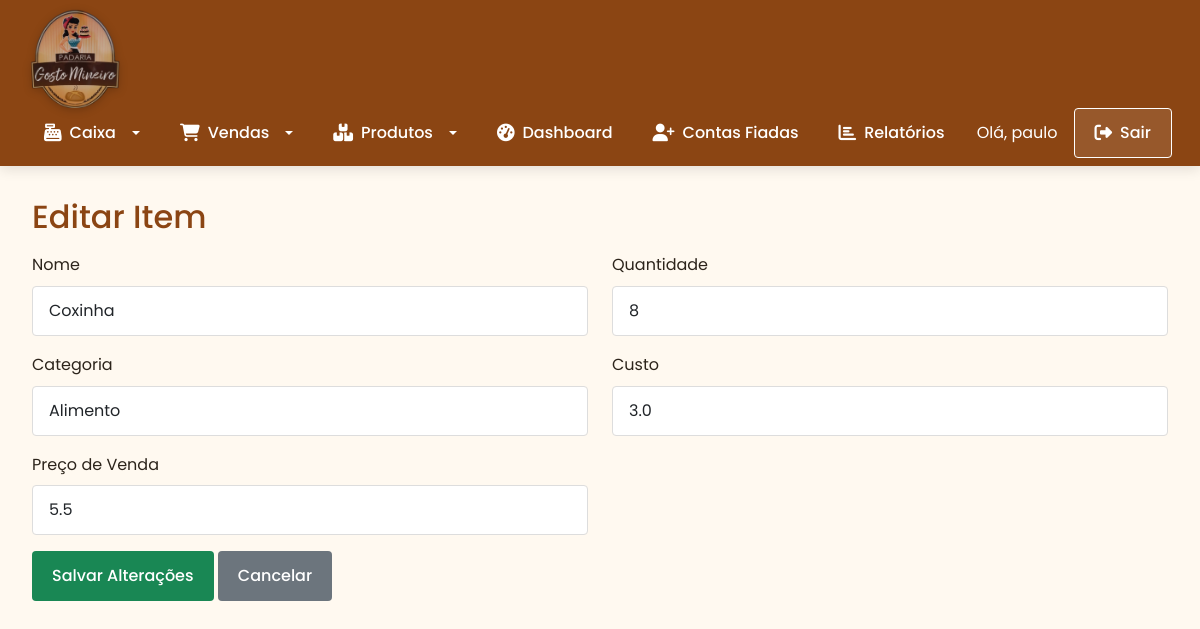
The app's page /editar_item/2 (signed in), older data.
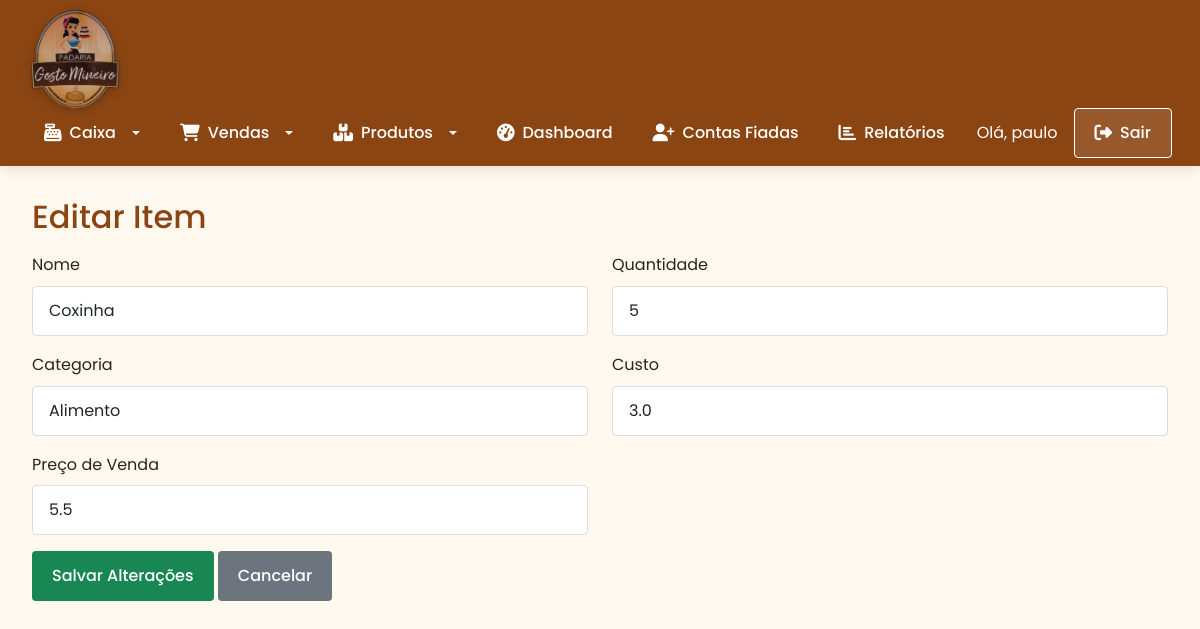
The same page, newer data.
### tables this page shows
CREATE TABLE itens (
    id INTEGER PRIMARY KEY AUTOINCREMENT,
    nome TEXT NOT NULL,
    quantidade INTEGER NOT NULL,
    categoria TEXT NOT NULL,
    custo REAL NOT NULL,
    venda REAL NOT NULL
);

### app.py (the view, shortened to what this page needs)
@app.route('/editar_item/<int:item_id>', methods=['GET', 'POST'])
@login_required
def editar_item(item_id):
    db = get_db()
    item = db.execute('SELECT * FROM itens WHERE id = ?', (item_id,)).fetchone()
    if not item:
        flash("Item não encontrado.")
        return redirect(url_for('estoque'))
    return render_template('editar_item.html', item=item)

### app.py (called while the page is built)
@app.before_request
def make_session_permanent():
    session.permanent = True  # Ativa expiração da sessão

@login_manager.user_loader
def load_user(user_id):
    db = get_db()
    cur = db.execute('SELECT * FROM usuarios WHERE id = ?', (user_id,))
    user = cur.fetchone()
    if user:
        return User(user[0], user[1], user[3])
    return None

### database.py (called while the page is built)
def get_db():
    db = getattr(g, '_database', None)
    if db is None:
        db = g._databse = sqlite3.connect(DATABASE)
        db.row_factory = sqlite3.Row
    return db

def close_connection(exception):
    db = getattr(g, '_database', None)
    if db is not None:
        db.close()

### templates/editar_item.html (shortened to what this page needs)
{% extends "base.html" %}
{% block content %}
<h2>Editar Item</h2>
<form method="POST">
    <div class="row mb-3">
        <div class="col-md-6">
            <label class="form-label" for="nome">Nome</label>
            <input type="text" name="nome" id="nome" value="{{ item[1] }}" class="form-control" required>
        </div>
        <div class="col-md-6">
            <label class="form-label" for="quantidade">Quantidade</label>
            <input type="number" name="quantidade" id="quantidade" value="{{ item[2] }}" class="form-control" required>
        </div>
    </div>
    <div class="row mb-3">
        <div class="col-md-6">
            <label class="form-label" for="categoria">Categoria</label>
            <input type="text" name="categoria" id="categoria" value="{{ item[3] }}" class="form-control" required>
        </div>
        <div class="col-md-6">
            <label class="form-label" for="custo">Custo</label>
            <input type="number" step="0.01" name="custo" id="custo" value="{{ item[4] }}" class="form-control" required>
        </div>
    </div>
    <div class="row mb-3">
        <div class="col-md-6">
            <label class="form-label" for="venda">Preço de Venda</label>
            <input type="number" step="0.01" name="venda" id="venda" value="{{ item[5] }}" class="form-control" required>
        </div>
    </div>
    <button type="submit" class="btn btn-success">Salvar Alterações</button>
    <a href="{{ url_for('estoque') }}" class="btn btn-secondary">Cancelar</a>
</form>
{% endblock %}

Row changes from the older to the newer data that the page shows:
changed itens "Coxinha": quantidade "8" → "5"
